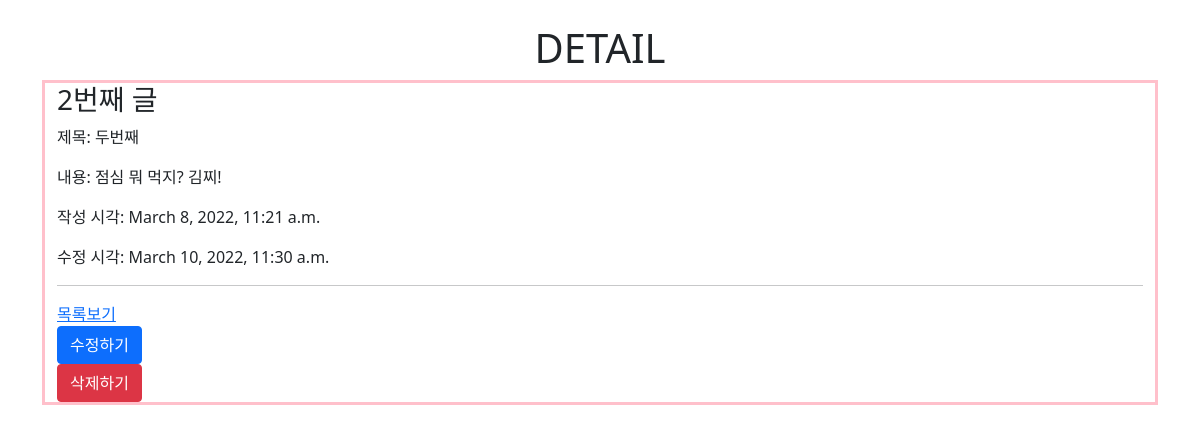
Page /articles/2/ on the committed database.
### articles/models.py (models this page shows, shortened)
class Article(models.Model):
    title = models.CharField(max_length=30)
    content = models.TextField()
    created_at = models.DateTimeField(auto_now_add=True)
    updated_at = models.DateTimeField(auto_now=True)

### articles/views.py (the view)
# urls.py: path('<int:pk>/', views.detail, name="detail"),
def detail(request, pk):
    article = Article.objects.get(pk=pk)
    context = {
        'article': article
    }
    return render(request, 'articles/detail.html', context)

### articles/templates/articles/detail.html (shortened to what this page needs)
{% extends 'base.html' %}
{% block title %}
<h1 class="text-center">DETAIL</h1>
{% endblock title %}
{% block content %}
<h3>{{ article.id }}번째 글</h3>
<p>제목: {{ article.title }}</p>
<p>내용: {{ article.content }}</p>
<p>작성 시각: {{ article.created_at }}</p>
<p>수정 시각: {{ article.updated_at }}</p>
<hr>
<a href="{% url 'articles:index' %}">목록보기</a><br>
<a href="{% url 'articles:edit' article.pk %}" class="btn btn-primary">수정하기</a>
<form action="{% url 'articles:delete' article.pk %}" method="POST">
  <button class="btn btn-danger">삭제하기</button>
</form>
{% endblock content %}

### rows in the picture
Article: id "2", title "두번째", content "점심 뭐 먹지? 김찌!", created_at "March 8, 2022, 11:21 a.m.", updated_at "March 10, 2022, 11:30 a.m."
